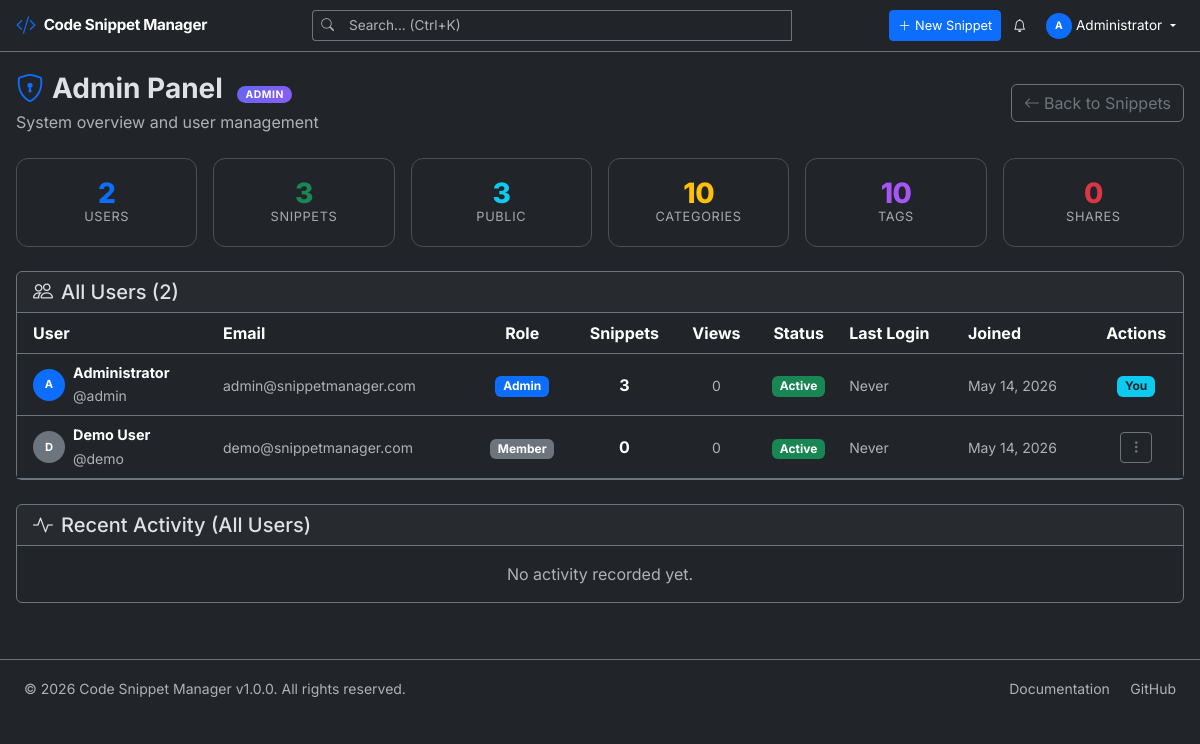
/admin.php (signed in), run on the app's committed database.
### tables this page shows
CREATE TABLE `users` (
    `id` INT UNSIGNED AUTO_INCREMENT PRIMARY KEY,
    `username` VARCHAR(50) NOT NULL UNIQUE,
    `email` VARCHAR(100) NOT NULL UNIQUE,
    `password` VARCHAR(255) NOT NULL,
    `full_name` VARCHAR(100) NOT NULL,
    `avatar` VARCHAR(255) DEFAULT NULL,
    `role` ENUM('admin', 'member') DEFAULT 'member',
    `is_active` TINYINT(1) DEFAULT 1,
    `last_login` DATETIME DEFAULT NULL,
    `created_at` DATETIME DEFAULT CURRENT_TIMESTAMP,
    `updated_at` DATETIME DEFAULT CURRENT_TIMESTAMP ON UPDATE CURRENT_TIMESTAMP,
    INDEX `idx_email` (`email`),
    INDEX `idx_username` (`username`),
    INDEX `idx_role` (`role`)
);

### helpers/functions.php (called while the page is built, shortened)
<?php
function formatNumber(int $number): string
{
    return (string) $number;
}

### classes/Session.php (called while the page is built, shortened)
<?php
class Session
{
    public static function get(string $key, mixed $default = null): mixed
    {
        return $_SESSION[$key] ?? $default;
    }
    public static function has(string $key): bool
    {
        return isset($_SESSION[$key]);
    }
}

### classes/Auth.php (called while the page is built, shortened)
<?php
class Auth
{
    public static function userId(): ?int
    {
        return Session::has('user_id') ? (int) Session::get('user_id') : null;
    }
}

### admin.php (the view, shortened to what this page needs)
<?php
$db = Database::getInstance()->getConnection();
$totalUsers = $db->query("SELECT COUNT(*) FROM users")->fetchColumn();
$totalSnippets = $db->query("SELECT COUNT(*) FROM snippets")->fetchColumn();
$totalCategories = $db->query("SELECT COUNT(*) FROM categories")->fetchColumn();
$totalTags = $db->query("SELECT COUNT(*) FROM tags")->fetchColumn();
$totalShares = $db->query("SELECT COUNT(*) FROM shared_snippets")->fetchColumn();
$publicSnippets = $db->query("SELECT COUNT(*) FROM snippets WHERE is_public = 1")->fetchColumn();
$userSnippetCounts = $db->query(
    "SELECT u.id, u.username, u.full_name, u.email, u.role, u.is_active, u.last_login, u.created_at,
            COUNT(s.id) as snippet_count,
            COALESCE(SUM(s.views_count), 0) as total_views
     FROM users u
     LEFT JOIN snippets s ON u.id = s.user_id
     GROUP BY u.id
     ORDER BY u.created_at DESC"
)->fetchAll();
$recentActivity = ActivityLog::getAllRecent(20);
require_once __DIR__ . '/includes/header.php';
?>
<div class="row">
    <div class="col-12">
        <div class="d-flex flex-wrap justify-content-between align-items-center mb-4 gap-3">
            <div>
                <h3 class="fw-bold mb-1">
                    <i class="bi bi-shield-lock me-2 text-primary"></i>Admin Panel
                    <span class="admin-badge ms-2">ADMIN</span>
                </h3>
                <p class="text-muted mb-0">System overview and user management</p>
            </div>
            <a href="<?php echo APP_URL; ?>/index.php" class="btn btn-outline-secondary">
                <i class="bi bi-arrow-left me-1"></i>Back to Snippets
            </a>
        </div>
        <div class="row g-3 mb-4">
            <div class="col-6 col-md-4 col-xl-2">
                <div class="stat-card text-center">
                    <div class="stat-value text-primary"><?php echo $totalUsers; ?></div>
                    <div class="stat-label">Users</div>
                </div>
            </div>
            <div class="col-6 col-md-4 col-xl-2">
                <div class="stat-card text-center">
                    <div class="stat-value text-success"><?php echo $totalSnippets; ?></div>
                    <div class="stat-label">Snippets</div>
                </div>
            </div>
            <div class="col-6 col-md-4 col-xl-2">
                <div class="stat-card text-center">
                    <div class="stat-value text-info"><?php echo $publicSnippets; ?></div>
                    <div class="stat-label">Public</div>
                </div>
            </div>
            <div class="col-6 col-md-4 col-xl-2">
                <div class="stat-card text-center">
                    <div class="stat-value text-warning"><?php echo $totalCategories; ?></div>
                    <div class="stat-label">Categories</div>
                </div>
            </div>
            <div class="col-6 col-md-4 col-xl-2">
                <div class="stat-card text-center">
                    <div class="stat-value text-purple" style="color: #a855f7;"><?php echo $totalTags; ?></div>
                    <div class="stat-label">Tags</div>
                </div>
            </div>
            <div class="col-6 col-md-4 col-xl-2">
                <div class="stat-card text-center">
                    <div class="stat-value text-danger"><?php echo $totalShares; ?></div>
                    <div class="stat-label">Shares</div>
                </div>
            </div>
        </div>
        <div class="card bg-dark border-secondary mb-4">
            <div class="card-header border-secondary d-flex flex-wrap justify-content-between align-items-center gap-2">
                <h5 class="mb-0"><i class="bi bi-people me-2"></i>All Users (<?php echo count($userSnippetCounts); ?>)</h5>
            </div>
            <div class="card-body p-0">
                <div class="table-responsive">
                    <table class="table table-dark table-hover mb-0 align-middle">
                        <thead>
                            <tr class="border-secondary">
                                <th class="ps-3">User</th>
                                <th>Email</th>
                                <th class="text-center">Role</th>
                                <th class="text-center">Snippets</th>
                                <th class="text-center">Views</th>
                                <th class="text-center">Status</th>
                                <th>Last Login</th>
                                <th>Joined</th>
                                <th class="text-center">Actions</th>
                            </tr>
                        </thead>
                        <tbody>
                            <?php foreach ($userSnippetCounts as $u): ?>
                            <tr class="user-row border-secondary" id="user-row-<?php echo $u['id']; ?>">
                                <td class="ps-3">
                                    <div class="d-flex align-items-center gap-2">
                                        <div class="avatar-sm <?php echo $u['role'] === 'admin' ? 'bg-primary' : 'bg-secondary'; ?> rounded-circle d-flex align-items-center justify-content-center">
                                            <span class="text-white fw-bold" style="font-size: 0.7rem;">
                                                <?php echo strtoupper(substr($u['full_name'], 0, 1)); ?>
                                            </span>
                                        </div>
                                        <div>
                                            <strong class="d-block" style="font-size: 0.9rem;"><?php echo htmlspecialchars($u['full_name']); ?></strong>
                                            <small class="text-muted">@<?php echo htmlspecialchars($u['username']); ?></small>
                                        </div>
                                    </div>
                                </td>
                                <td><small class="text-muted"><?php echo htmlspecialchars($u['email']); ?></small></td>
                                <td class="text-center">
                                    <span class="badge <?php echo $u['role'] === 'admin' ? 'bg-primary' : 'bg-secondary'; ?>">
                                        <?php echo ucfirst($u['role']); ?>
                                    </span>
                                </td>
                                <td class="text-center">
                                    <strong><?php echo (int) $u['snippet_count']; ?></strong>
                                </td>
                                <td class="text-center">
                                    <small class="text-muted"><?php echo formatNumber((int) $u['total_views']); ?></small>
                                </td>
                                <td class="text-center">
                                    <span class="badge <?php echo $u['is_active'] ? 'bg-success' : 'bg-danger'; ?>">
                                        <?php echo $u['is_active'] ? 'Active' : 'Inactive'; ?>
                                    </span>
                                </td>
                                <td><small class="text-muted"><?php echo $u['last_login'] ? timeAgo($u['last_login']) : 'Never'; ?></small></td>
                                <td><small class="text-muted"><?php echo date('M j, Y', strtotime($u['created_at'])); ?></small></td>
                                <td class="text-center">
                                    <?php if ($u['id'] != Auth::userId()): ?>
                                    <div class="dropdown">
                                        <button class="btn btn-sm btn-outline-secondary" data-bs-toggle="dropdown">
                                            <i class="bi bi-three-dots-vertical"></i>
                                        </button>
                                    </div>
                                    <?php else: ?>
                                    <span class="badge bg-info text-dark">You</span>
                                    <?php endif; ?>
                                </td>
                            </tr>
                            <?php endforeach; ?>
                        </tbody>
                    </table>
                </div>
            </div>
        </div>
        <div class="card bg-dark border-secondary">
            <div class="card-header border-secondary">
                <h5 class="mb-0"><i class="bi bi-activity me-2"></i>Recent Activity (All Users)</h5>
            </div>
            <div class="card-body">
                <?php if (empty($recentActivity)): ?>
                <p class="text-muted text-center mb-0">No activity recorded yet.</p>
                <?php endif; ?>
            </div>
        </div>
    </div>
</div>
<?php require_once __DIR__ . '/includes/footer.php'; ?>

### assets/css/style.css (style rules this page uses)
:root { --font-primary: 'Inter', -apple-system, BlinkMacSystemFont, 'Segoe UI', sans-serif; --font-mono: 'JetBrains Mono', 'Fira Code', 'Consolas', monospace; --transition-base: all 0.2s ease-in-out; --shadow-card: 0 2px 8px rgba(0, 0, 0, 0.15); --shadow-card-hover: 0 8px 25px rgba(0, 0, 0, 0.25); --border-radius-lg: 12px; --border-radius-md: 8px; --border-radius-sm: 6px; }
body { font-family: var(--font-primary); -webkit-font-smoothing: antialiased; -moz-osx-font-smoothing: grayscale; overflow-x: hidden; }
html { scroll-behavior: smooth; overflow-x: hidden; }
.avatar-sm { width: 32px; height: 32px; font-size: 0.8rem; flex-shrink: 0; }
.stat-card { border-radius: var(--border-radius-lg); border: 1px solid var(--bs-border-color); padding: 1.25rem; transition: var(--transition-base); background: var(--bs-body-bg); }
.stat-card .stat-value { font-size: 1.75rem; font-weight: 800; line-height: 1; letter-spacing: -0.02em; }
.stat-card .stat-label { font-size: 0.8rem; text-transform: uppercase; letter-spacing: 0.05em; opacity: 0.7; }
.admin-badge { background: linear-gradient(135deg, #6366f1, #8b5cf6); color: white; font-size: 0.65rem; padding: 2px 8px; border-radius: 10px; text-transform: uppercase; letter-spacing: 0.05em; font-weight: 700; }
.user-row { transition: var(--transition-base); }

### data on the page
users: full_name "A", full_name "Administrator", username "admin", email "admin@snippetmanager.com", role "Admin", snippet_count "3", total_views "0", is_active "Active", shows "Never", created_at "May 14, 2026", shows "You"
users: full_name "D", full_name "Demo User", username "demo", email "demo@snippetmanager.com", role "Member", snippet_count "0", total_views "0", is_active "Active", shows "Never", created_at "May 14, 2026"

### other printed values
APP_NAME "Code Snippet Manager"
$userInitial "A"
$userFullName "Administrator"
$totalUsers "2"
$totalSnippets "3"
$publicSnippets "3"
$totalCategories "10"
$totalTags "10"
$totalShares "0"
count($userSnippetCounts) "2"
APP_VERSION "1.0.0"
